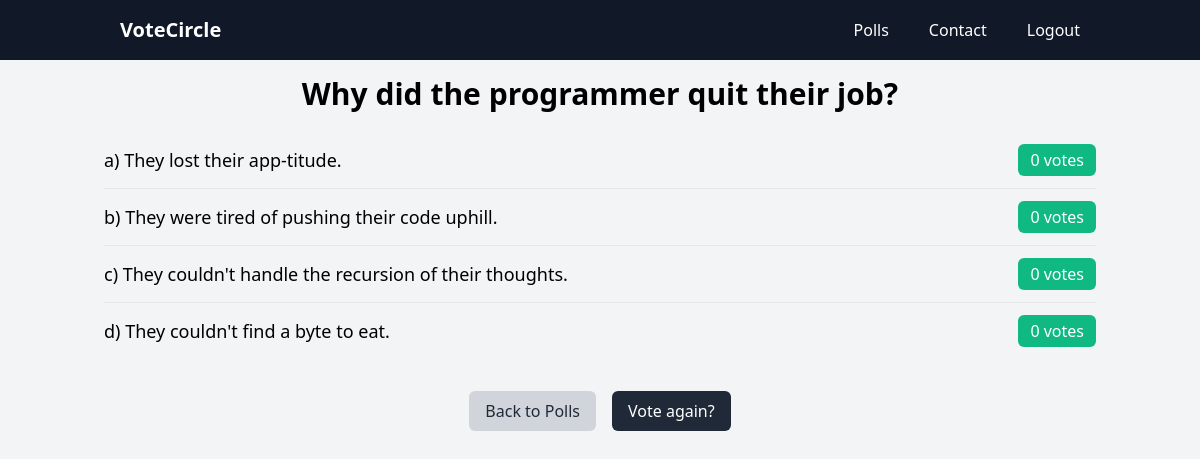
Screenshot of /Polls4/results/ with the database file from the repository.
### Polls/models.py (models this page shows, shortened)
class Question(models.Model):
	question_text = models.CharField(max_length = 200)
	pub_date = models.DateTimeField('date published')

class Choice(models.Model):
	question = models.ForeignKey(Question, on_delete = models.CASCADE)
	choice_text = models.CharField(max_length = 200)
	votes = models.IntegerField(default = 0)

### Polls/views.py (the view)
# urls.py: path('<int:question_id>/results/', views.results, name ='results'),
def results(request, question_id):
	question = get_object_or_404(Question, pk = question_id)
	return render(request, 'results.html', {'question': question})

### templates/results.html (shortened to what this page needs)
<!DOCTYPE html>
<html lang="en">
<head>
    <link rel="stylesheet" href="https://unpkg.com/tailwindcss@^2/dist/tailwind.min.css">
</head>
<body class="bg-gray-100">
    {%include 'navbar.html'%}
    <div class="container mx-auto p-4">
        <h1 class="text-center text-3xl font-bold mb-5">{{ question.question_text }}</h1>
        <ul class="divide-y divide-gray-200">
            {% for choice in question.choice_set.all %}
            <li class="py-3 flex justify-between items-center">
                <span class="text-lg">{{ choice.choice_text }}</span>
                <span class="bg-green-500 text-white px-3 py-1 rounded-md">{{ choice.votes }} vote{{ choice.votes | pluralize }}</span>
            </li>
            {% endfor %}
        </ul>
        <div class="flex justify-center mt-8">
            <a href="{% url 'polls:index' %}" class="mr-4 px-4 py-2 bg-gray-300 hover:bg-gray-400 text-gray-800 rounded-md">Back to Polls</a>
            <a href="{% url 'polls:detail' question.id %}" class="px-4 py-2 bg-gray-800 hover:bg-gray-900 text-white rounded-md">Vote again?</a>
        </div>
    </div>
</body>
</html>

### templates/navbar.html (shortened to what this page needs)
<!DOCTYPE html>
<html lang="en">
<head>
</head>
<body>
    <header class="bg-gray-900 text-white py-4">
        <div class="container mx-auto px-4 flex justify-between items-center">
            <h1 class="text-xl ml-4 font-bold">VoteCircle</h1>
            <nav>
                <ul class="flex space-x-10 mr-4">
                    <li>
                        <a href="{% url 'votingProject:polls' %}" class="hover:text-gray-400">Polls</a>
                    </li>
                    <li>
                        <a href="{%url 'votingProject:contact'%}" class="hover:text-gray-400">Contact</a>
                    </li>
                    <li>
                        <a href="{%url 'votingProject:homepage'%}" class="hover:text-gray-400">Logout</a>
                    </li>
                </ul>
            </nav>
        </div>
    </header>
</body>
</html>

### rows the page displays
Question: question_text "Why did the programmer quit their job?"
Choice: choice_text "a) They lost their app-titude.", votes "0", votes|pluralize "s"
Choice: choice_text "b) They were tired of pushing their code uphill.", votes "0", votes|pluralize "s"
Choice: choice_text "c) They couldn't handle the recursion of their thoughts.", votes "0", votes|pluralize "s"
Choice: choice_text "d) They couldn't find a byte to eat.", votes "0", votes|pluralize "s"
